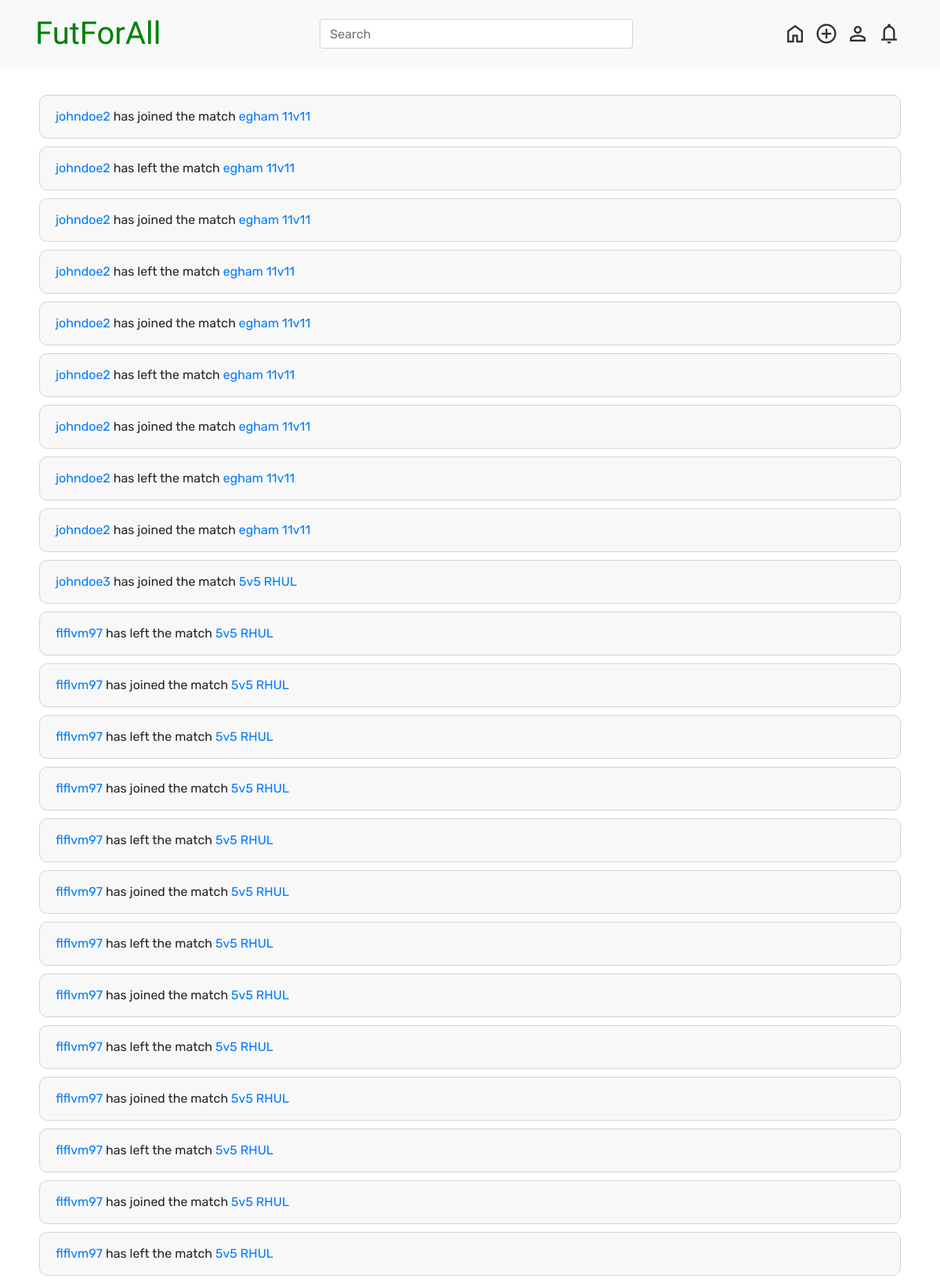
Page /notifc/ (signed in, upper part) on the committed database.
### notifc/models.py (models this page shows, shortened)
class Notification(models.Model):
    user = models.ForeignKey(User, on_delete=models.CASCADE)
    message = models.CharField(max_length=200)
    read = models.BooleanField(default=False)
    timestamp = models.DateTimeField(default=timezone.now)

### notifc/views.py (the view)
# urls.py: path('', views.index, name='index'),        # connect '' (deafult domain) to the index function in view
@login_required
def index(request):
    Notification.objects.filter(user=request.user, read=0).update(read=1)
    notifications = Notification.objects.filter(user=request.user).order_by('-timestamp')
    return render(request, 'notifc/index.html', {'notifications': notifications})

### templates/notifc/index.html (shortened to what this page needs)
{% include "base(nav).html" %}
<div id="notification-list">
    {% if notifications %} {% for notification in notifications %}
    <div class="notification-card{% if not notification.read %} unread{% endif %}">
        <div>{{ notification.message|safe }}</div>
    </div>
    {% endfor %} {% else %}
    <h1 style="color:grey">No notification to check for now.</h1>
    {% endif %}
</div>

### templates/base.html (style rules this page uses)
#notification-list { font-family: 'Rubik', sans-serif; display: flex; flex-direction: column; align-items: center; margin-top: 30px; margin-bottom: 30px; }
.notification-card { display: flex; border-radius: 10px; width: 1100px; margin: 5px; border: 1px solid rgb(212, 212, 212); padding: 15 20 15 20; background-color: rgb(248, 248, 248); align-items: center; }

### rows in the picture
Notification: message "johndoe2 has joined the match egham 11v11"
Notification: message "johndoe2 has left the match egham 11v11"
Notification: message "johndoe2 has joined the match egham 11v11"
Notification: message "johndoe2 has left the match egham 11v11"
Notification: message "johndoe2 has joined the match egham 11v11"
Notification: message "johndoe2 has left the match egham 11v11"
Notification: message "johndoe2 has joined the match egham 11v11"
Notification: message "johndoe2 has left the match egham 11v11"
Notification: message "johndoe2 has joined the match egham 11v11"
Notification: message "johndoe3 has joined the match 5v5 RHUL"
Notification: message "flflvm97 has left the match 5v5 RHUL"
Notification: message "flflvm97 has joined the match 5v5 RHUL"
Notification: message "flflvm97 has left the match 5v5 RHUL"
Notification: message "flflvm97 has joined the match 5v5 RHUL"
Notification: message "flflvm97 has left the match 5v5 RHUL"
Notification: message "flflvm97 has joined the match 5v5 RHUL"
Notification: message "flflvm97 has left the match 5v5 RHUL"
Notification: message "flflvm97 has joined the match 5v5 RHUL"
Notification: message "flflvm97 has left the match 5v5 RHUL"
Notification: message "flflvm97 has joined the match 5v5 RHUL"
Notification: message "flflvm97 has left the match 5v5 RHUL"
Notification: message "flflvm97 has joined the match 5v5 RHUL"
Notification: message "flflvm97 has left the match 5v5 RHUL"
